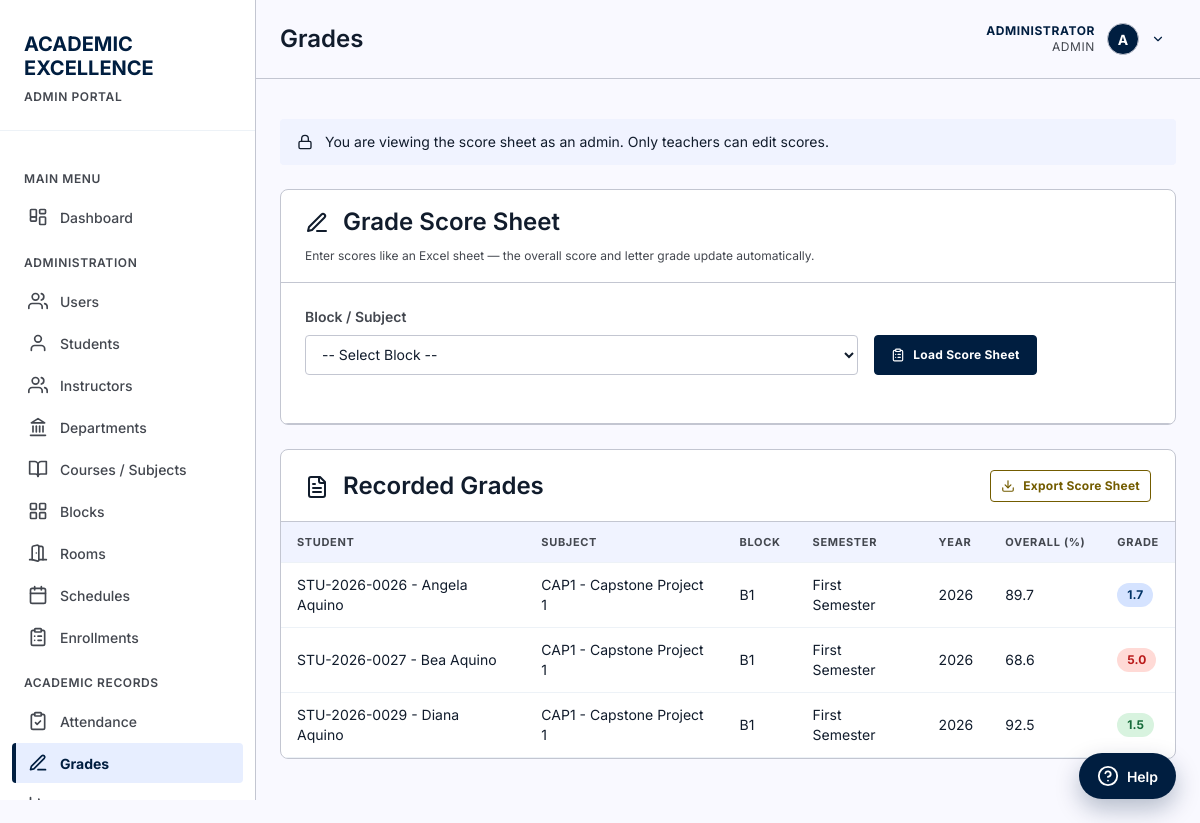
The app's page /pages/grades.php (signed in) with its own data.
### tables this page shows
CREATE TABLE "users" (
                    id INTEGER PRIMARY KEY AUTOINCREMENT,
                    username TEXT NOT NULL UNIQUE,
                    password TEXT NOT NULL,
                    full_name TEXT NOT NULL,
                    email TEXT UNIQUE,
                    role TEXT NOT NULL DEFAULT 'student' CHECK(role IN ('admin', 'instructor', 'student')),
                    is_active INTEGER NOT NULL DEFAULT 1 CHECK(is_active IN (0, 1)),
                    last_login_at DATETIME,
                    created_at DATETIME NOT NULL DEFAULT CURRENT_TIMESTAMP,
                    updated_at DATETIME NOT NULL DEFAULT CURRENT_TIMESTAMP
                );

CREATE TABLE grades (
        id INTEGER PRIMARY KEY AUTOINCREMENT,
        student_id INTEGER NOT NULL,
        subject_id INTEGER NOT NULL,
        semester TEXT NOT NULL,
        year INTEGER NOT NULL,
        score REAL,
        grade TEXT,
        created_at TIMESTAMP DEFAULT CURRENT_TIMESTAMP, section_id INTEGER REFERENCES course_sections(id) ON DELETE SET NULL, enrollment_id INTEGER REFERENCES enrollments(id) ON DELETE SET NULL, instructor_id INTEGER REFERENCES instructors(id) ON DELETE SET NULL, assessment_type TEXT NOT NULL DEFAULT 'Final', status TEXT NOT NULL DEFAULT 'Published' CHECK(status IN ('Draft', 'Published', 'Locked')), remarks TEXT, updated_at DATETIME,
        FOREIGN KEY (student_id) REFERENCES students(id) ON DELETE CASCADE,
        FOREIGN KEY (subject_id) REFERENCES subjects(id) ON DELETE CASCADE
    );

CREATE TABLE students (
        id INTEGER PRIMARY KEY AUTOINCREMENT,
        student_id TEXT UNIQUE NOT NULL,
        first_name TEXT NOT NULL,
        last_name TEXT NOT NULL,
        email TEXT,
        phone TEXT,
        date_of_birth DATE,
        gender TEXT CHECK(gender IN ('Male', 'Female', 'Other')),
        enrollment_date DATE DEFAULT CURRENT_DATE,
        status TEXT DEFAULT 'Active' CHECK(status IN ('Active', 'Inactive', 'Graduated')),
        created_at TIMESTAMP DEFAULT CURRENT_TIMESTAMP
    , user_id INTEGER REFERENCES users(id) ON DELETE SET NULL, program_id INTEGER REFERENCES programs(id) ON DELETE SET NULL, year_level INTEGER, expected_graduation_date DATE, updated_at DATETIME, block_id INTEGER REFERENCES blocks(id) ON DELETE SET NULL, student_type TEXT NOT NULL DEFAULT 'Regular' CHECK(student_type IN ('Regular', 'Irregular')));

CREATE TABLE subjects (
        id INTEGER PRIMARY KEY AUTOINCREMENT,
        subject_code TEXT UNIQUE NOT NULL,
        subject_name TEXT NOT NULL,
        description TEXT,
        credits INTEGER DEFAULT 3,
        created_at TIMESTAMP DEFAULT CURRENT_TIMESTAMP
    , department_id INTEGER REFERENCES departments(id) ON DELETE SET NULL, course_level INTEGER, is_active INTEGER NOT NULL DEFAULT 1 CHECK(is_active IN (0, 1)), updated_at DATETIME);

CREATE TABLE course_sections (
            id INTEGER PRIMARY KEY AUTOINCREMENT,
            subject_id INTEGER NOT NULL,
            instructor_id INTEGER NOT NULL,
            term_id INTEGER NOT NULL,
            section_code TEXT NOT NULL,
            room TEXT,
            schedule TEXT,
            capacity INTEGER CHECK(capacity IS NULL OR capacity > 0),
            status TEXT NOT NULL DEFAULT 'Open' CHECK(status IN ('Open', 'Closed', 'Completed', 'Cancelled')),
            created_at DATETIME NOT NULL DEFAULT CURRENT_TIMESTAMP,
            updated_at DATETIME NOT NULL DEFAULT CURRENT_TIMESTAMP, block_id INTEGER REFERENCES blocks(id) ON DELETE SET NULL,
            UNIQUE(subject_id, term_id, section_code),
            FOREIGN KEY (subject_id) REFERENCES subjects(id) ON DELETE RESTRICT,
            FOREIGN KEY (instructor_id) REFERENCES instructors(id) ON DELETE RESTRICT,
            FOREIGN KEY (term_id) REFERENCES academic_terms(id) ON DELETE RESTRICT
        );

### includes/auth.php (called while the page is built, shortened)
<?php
function currentUser() {
    static $user = false;
    if ($user === false) {
        $db = getDB();
        $stmt = $db->prepare("SELECT * FROM users WHERE id = :id AND is_active = 1");
        $stmt->execute([':id' => (int) $_SESSION['user_id']]);
        $user = $stmt->fetch() ?: null;
    }
    return $user;
}
function isLoggedIn() {
    return currentUser() !== null;
}
function requireLogin() {
    if (!isLoggedIn()) {
        header('Location: ' . baseUrl() . 'login.php');
        exit();
    }
}
function requireRole(...$roles) {
    requireLogin();
    $user = currentUser();
}
function currentInstructor() {
    $user = currentUser();
    if (!$user || $user['role'] !== 'instructor') {
        return null;
    }
    static $instructor = false;
    return $instructor;
}
function roleLabel($role) {
    return [
        'admin'      => 'Admin',
        'instructor' => 'Teacher',
        'student'    => 'Student'
    ][$role] ?? ucfirst((string) $role);
}

### includes/functions.php (called while the page is built, shortened)
<?php
require_once __DIR__ . '/auth.php';
require_once __DIR__ . '/icons.php';
function gradeDescriptor($grade) {
    return [
        '1.00' => 'Excellent',
        '1.25' => 'Very Good',
        '1.50' => 'Very Good',
        '1.75' => 'Good',
        '2.00' => 'Good',
        '2.25' => 'Satisfactory',
        '2.50' => 'Satisfactory',
        '2.75' => 'Fairly Satisfactory',
        '3.00' => 'Fairly Satisfactory',
        '4.00' => 'Conditional',
        '5.00' => 'Failing'
    ][(string) $grade] ?? '';
}
function gradeBadgeClass($grade) {
    $g = (string) $grade;
    if ($g === '1.00' || $g === '1.25' || $g === '1.50') return 'grade-top';
    if ($g === '1.75' || $g === '2.00' || $g === '2.25') return 'grade-good';
    return 'grade-fail';
}
function formatGrade($grade) {
    $g = (float) $grade;
    return number_format(floor($g * 10) / 10, 1, '.', '');
}

### pages/grades.php (the view, shortened to what this page needs)
<?php
require_once '../includes/functions.php';
requireRole('admin', 'instructor');
$db = getDB();
$user = currentUser();
$canRecord = ($user['role'] === 'instructor');
$sectionId = intval($_GET['section_id'] ?? 0);
if ($user['role'] === 'admin') {
    $gradesList = $db->query("
        SELECT g.*, s.student_id AS student_number, s.first_name, s.last_name,
               sub.subject_code, sub.subject_name, cs.section_code
        FROM grades g
        JOIN students s ON g.student_id = s.id
        JOIN subjects sub ON g.subject_id = sub.id
        LEFT JOIN course_sections cs ON g.section_id = cs.id
        ORDER BY g.year DESC, g.semester DESC, s.last_name
    ")->fetchAll();
}
$pageTitle = 'Grades';
include '../includes/header.php';
?>
<main>
    <?php if (!$canRecord): ?>
    <div class="alert" style="background: var(--surface-low);">
        <?php echo icon('lock', 16); ?>
        You are viewing the score sheet as an admin. Only teachers can edit scores.
    </div>
    <?php endif; ?>
    <div class="card">
        <div class="card-header" style="display: flex; justify-content: space-between; align-items: center; flex-wrap: wrap; gap: 12px;">
            <div>
                <h2 style="margin-bottom: 4px;"><?php echo icon('pen-line', 24); ?> Grade Score Sheet</h2>
                <small style="color: var(--ink-muted);">
                    Enter scores like an Excel sheet &mdash; the overall score and letter grade update automatically.
                </small>
            </div>
        </div>
        <div style="padding: 24px; border-bottom: 1px solid var(--outline-soft);">
            <form method="GET" class="form-row" style="align-items: flex-end;">
                <div class="form-group" style="flex: 2;">
                    <label>Block / Subject</label>
                    <select name="section_id" class="form-control" required>
                        <option value="">-- Select Block --</option>
                    </select>
                </div>
                <div class="form-group">
                    <button type="submit" class="btn btn-primary"><?php echo icon('clipboard-list', 14); ?> Load Score Sheet</button>
                </div>
            </form>
        </div>
    </div>
    <?php if ($gradesList): ?>
    <div class="card" style="margin-top: 24px;">
        <div class="card-header" style="display: flex; justify-content: space-between; align-items: center;">
            <h2><?php echo icon('file-text', 24); ?> Recorded Grades</h2>
            <a href="?section_id=<?php echo $sectionId ? $sectionId : ''; ?>&export=excel" class="btn btn-secondary btn-sm"><?php echo icon('download', 14); ?> Export Score Sheet</a>
        </div>
        <table data-pagination data-page-size="8">
            <thead>
                <tr>
                    <th>Student</th>
                    <th>Subject</th>
                    <th>Block</th>
                    <th>Semester</th>
                    <th>Year</th>
                    <th>Overall (%)</th>
                    <th>Grade</th>
                </tr>
            </thead>
            <tbody>
                <?php foreach ($gradesList as $grade): ?>
                <tr>
                    <td data-label="Student"><?php echo htmlspecialchars($grade['student_number'] . ' - ' . $grade['first_name'] . ' ' . $grade['last_name']); ?></td>
                    <td data-label="Subject"><?php echo htmlspecialchars($grade['subject_code'] . ' - ' . $grade['subject_name']); ?></td>
                    <td data-label="Block"><?php echo htmlspecialchars($grade['section_code'] ?? '—'); ?></td>
                    <td data-label="Semester"><?php echo htmlspecialchars($grade['semester']); ?></td>
                    <td data-label="Year"><?php echo $grade['year']; ?></td>
                    <td data-label="Overall (%)"><?php echo $grade['score'] ?? '—'; ?></td>
                    <td data-label="Grade">
                        <span class="grade-badge <?php echo gradeBadgeClass($grade['grade']); ?>" title="<?php echo htmlspecialchars(gradeDescriptor($grade['grade'])); ?>">
                            <?php echo htmlspecialchars(formatGrade($grade['grade'])); ?>
                        </span>
                    </td>
                </tr>
                <?php endforeach; ?>
            </tbody>
        </table>
    </div>    <?php endif; ?>
</main>
<?php include '../includes/footer.php'; ?>

### includes/header.php (shortened to what this page needs)
<?php
require_once __DIR__ . '/functions.php';
$currentPage = basename($_SERVER['PHP_SELF'], '.php');
$assetPrefix = $currentPage === 'index' ? '' : '../';
$user = currentUser();
$role = $user['role'];
$fullName = $user['full_name'];
$roleLabel = roleLabel($role);
$avatarLetter = strtoupper(substr($fullName, 0, 1));
?>
<!DOCTYPE html>
<html lang="en">
<head>
    <link rel="stylesheet" href="<?php echo $assetPrefix; ?>assets/css/style.css">
</head>
<body>
    <aside class="sidebar">
        <div class="sidebar-header">
            <h1>
                <span class="red">ACADEMIC</span><br>
                <span class="white">EXCELLENCE</span>
            </h1>
            <span class="portal-label"><?php echo strtoupper($roleLabel); ?> PORTAL</span>
        </div>
        <nav class="sidebar-menu">
            <div class="menu-category">Main Menu</div>
            <a href="<?php echo $assetPrefix; ?>index.php" class="menu-item <?php echo $currentPage === 'index' ? 'active' : ''; ?>">
                <span class="icon"><?php echo icon('dashboard'); ?></span>
                Dashboard
            </a>
            <?php if ($role === 'admin'): ?>
                <div class="menu-category">Administration</div>
                <a href="<?php echo $assetPrefix; ?>pages/users.php" class="menu-item <?php echo $currentPage === 'users' ? 'active' : ''; ?>">
                    <span class="icon"><?php echo icon('users'); ?></span>
                    Users
                </a>
                <a href="<?php echo $assetPrefix; ?>pages/students.php" class="menu-item <?php echo $currentPage === 'students' ? 'active' : ''; ?>">
                    <span class="icon"><?php echo icon('user'); ?></span>
                    Students
                </a>
                <a href="<?php echo $assetPrefix; ?>pages/instructors.php" class="menu-item <?php echo $currentPage === 'instructors' ? 'active' : ''; ?>">
                    <span class="icon"><?php echo icon('users'); ?></span>
                    Instructors
                </a>
                <a href="<?php echo $assetPrefix; ?>pages/departments.php" class="menu-item <?php echo $currentPage === 'departments' ? 'active' : ''; ?>">
                    <span class="icon"><?php echo icon('landmark'); ?></span>
                    Departments
                </a>
                <a href="<?php echo $assetPrefix; ?>pages/manage-subjects.php" class="menu-item <?php echo $currentPage === 'manage-subjects' ? 'active' : ''; ?>">
                    <span class="icon"><?php echo icon('book-open'); ?></span>
                    Courses / Subjects
                </a>
                <a href="<?php echo $assetPrefix; ?>pages/blocks.php" class="menu-item <?php echo $currentPage === 'blocks' ? 'active' : ''; ?>">
                    <span class="icon"><?php echo icon('grid'); ?></span>
                    Blocks
                </a>
                <a href="<?php echo $assetPrefix; ?>pages/rooms.php" class="menu-item <?php echo $currentPage === 'rooms' ? 'active' : ''; ?>">
                    <span class="icon"><?php echo icon('door'); ?></span>
                    Rooms
                </a>
                <a href="<?php echo $assetPrefix; ?>pages/schedules.php" class="menu-item <?php echo $currentPage === 'schedules' ? 'active' : ''; ?>">
                    <span class="icon"><?php echo icon('calendar'); ?></span>
                    Schedules
                </a>
                <a href="<?php echo $assetPrefix; ?>pages/enrollments.php" class="menu-item <?php echo $currentPage === 'enrollments' ? 'active' : ''; ?>">
                    <span class="icon"><?php echo icon('clipboard-list'); ?></span>
                    Enrollments
                </a>
                <div class="menu-category">Academic Records</div>
                <a href="<?php echo $assetPrefix; ?>pages/attendance.php" class="menu-item <?php echo $currentPage === 'attendance' ? 'active' : ''; ?>">
                    <span class="icon"><?php echo icon('clipboard-check'); ?></span>
                    Attendance
                </a>
                <a href="<?php echo $assetPrefix; ?>pages/grades.php" class="menu-item <?php echo $currentPage === 'grades' ? 'active' : ''; ?>">
                    <span class="icon"><?php echo icon('pen-line'); ?></span>
                    Grades
                </a>
                <a href="<?php echo $assetPrefix; ?>pages/reports.php" class="menu-item <?php echo $currentPage === 'reports' ? 'active' : ''; ?>">
                    <span class="icon"><?php echo icon('bar-chart'); ?></span>
                </a>
            <?php endif; ?>
        </nav>
    </aside>
    <div class="main-content">
        <header class="top-header">
            <h1 class="page-title"><?php echo $pageTitle ?? 'Dashboard'; ?></h1>
            <div class="user-info">
                <div class="user-menu">
                    <button class="user-menu-toggle" type="button" aria-haspopup="true" aria-expanded="false">
                        <div class="user-meta">
                            <span class="user-name"><?php echo htmlspecialchars($fullName); ?></span>
                            <span class="user-role"><?php echo $roleLabel; ?></span>
                        </div>
                        <div class="user-avatar"><?php echo $avatarLetter; ?></div>
                        <?php echo icon('chevron-down', 14); ?>
                    </button>
                </div>
            </div>
        </header>
        <div class="page-content">

### records on screen
users: role "ADMIN", full_name "ADMINISTRATOR", full_name "A"
grades: student.last_name "STU-2026-0026 - Angela Aquino", subject.subject_name "CAP1 - Capstone Project 1", section.section_code "B1", semester "First Semester", year "2026", score "89.7", grade "1.7"
grades: student.last_name "STU-2026-0027 - Bea Aquino", subject.subject_name "CAP1 - Capstone Project 1", section.section_code "B1", semester "First Semester", year "2026", score "68.6", grade "5.0"
grades: student.last_name "STU-2026-0029 - Diana Aquino", subject.subject_name "CAP1 - Capstone Project 1", section.section_code "B1", semester "First Semester", year "2026", score "92.5", grade "1.5"

### other values on screen
$pageTitle "Grades"
